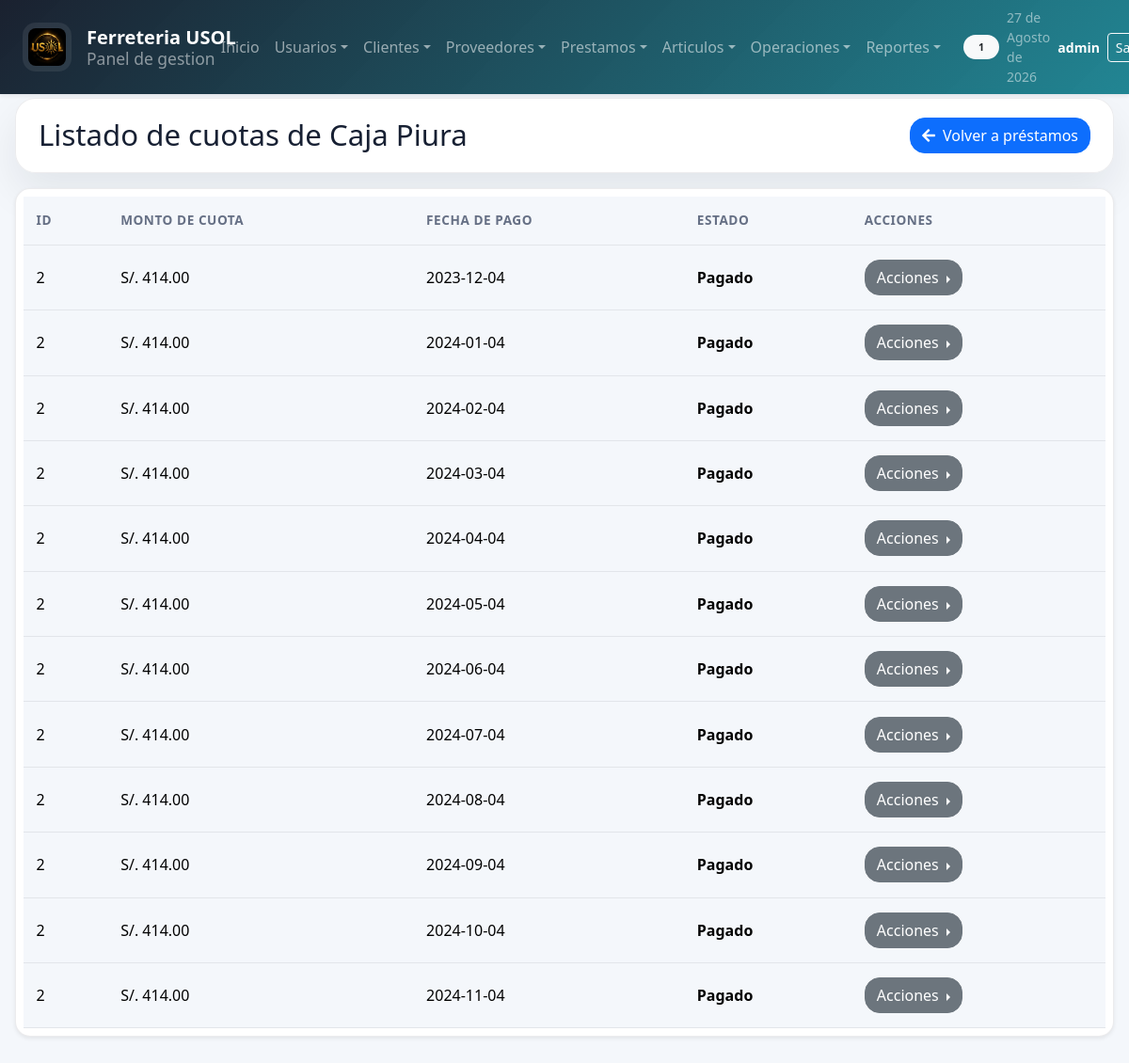
/sistema/prestamos/lista_cuotas.php?id=2 (signed in), run on the app's committed database.
### tables this page shows
CREATE TABLE `prestamos` (
  `idPrestamo` int(11) NOT NULL AUTO_INCREMENT,
  `nombre` varchar(50) NOT NULL,
  `monto` float(8,2) NOT NULL,
  `montoPagar` float(8,2) NOT NULL,
  `fechaPrestamo` date NOT NULL,
  `cuotas` int(11) NOT NULL,
  `montoCuota` float(8,2) NOT NULL,
  `fechaCuota` date NOT NULL,
  `estado` tinyint(1) NOT NULL,
  `descripcion` varchar(50) NOT NULL,
  `idEmpleado` int(11) NOT NULL,
  PRIMARY KEY (`idPrestamo`),
  KEY `fk_empleado_3` (`idEmpleado`),
  CONSTRAINT `fk_empleado_3` FOREIGN KEY (`idEmpleado`) REFERENCES `empleados` (`IdEmpleado`)
);

CREATE TABLE `cuotas` (
  `idCuota` int(11) NOT NULL AUTO_INCREMENT,
  `montoCuota` float(8,2) NOT NULL,
  `fechaCuota` date NOT NULL,
  `estado` tinyint(1) NOT NULL,
  `idPrestamo` int(11) NOT NULL,
  PRIMARY KEY (`idCuota`),
  KEY `fk_prestamo` (`idPrestamo`),
  CONSTRAINT `fk_prestamo` FOREIGN KEY (`idPrestamo`) REFERENCES `prestamos` (`idPrestamo`)
);

### sistema/prestamos/lista_cuotas.php (the view, shortened to what this page needs)
<?php
    include "../../conexion.php";
    if(!empty($_REQUEST['id'])){
        $idPrestamo = $_REQUEST['id'];
        $query = mysqli_query($conexionDB,"
            SELECT *
            FROM cuotas
            WHERE idPrestamo = $idPrestamo");
        $result = mysqli_num_rows($query);
        $queryPrestamo = mysqli_query($conexionDB,"
            SELECT *
            FROM prestamos
            WHERE idPrestamo = $idPrestamo");
        $dataPrestamo = mysqli_fetch_array($queryPrestamo);
        $nombrePrestamista = $dataPrestamo['nombre'];
    }
?>
<!DOCTYPE html>
<html lang="es">
<head>
    <?php include "../includes/scripts_2.php"; ?>
</head>
<body>
    <?php include "../includes/header_2.php"; ?>
    <section id="container">
        <div class="title_container">
            <h1>Listado de cuotas de <?php echo $nombrePrestamista; ?></h1>
            <a href="lista_prestamos.php" class="btn_new"><i class="fas fa-arrow-left"></i> Volver a préstamos</a>
        </div>
        <div class="containerTable">
            <table class="table table-hover">
                <thead>
                    <tr>
                        <th>Id</th>
                        <th>Monto de cuota</th>
                        <th>Fecha de pago</th>
                        <th>Estado</th>
                        <th>Acciones</th>
                    </tr>
                </thead>
                <tbody>
                    <?php
                    if($result > 0){
                        while($data = mysqli_fetch_array($query)){
                    ?>
                    <tr>
                        <td><?php echo $data['idPrestamo'] ?></td>
                        <td>S/. <?php echo $data['montoCuota']; ?></td>
                        <td><?php echo $data['fechaCuota']; ?></td>
                        <?php
                            $estado = $data['estado'];
                            if($estado){
                                ?>
                                <td class="pagado"><?php echo "Pagado"; ?></td>
                                <?php
                            }else{
                                ?>
                                <td class="pendiente"><?php echo "Pendiente"; ?></td>
                                <?php
                            }
                        ?>
                        <td>
                            <div class="btn-group dropend">
                                <button class="btn btn-secondary dropdown-toggle" type="button" data-bs-toggle="dropdown" aria-expanded="false">
                                    Acciones
                                </button>
                            </div>
                        </td>
                    </tr>
                    <?php
                        }
                    }
                    ?>
                </tbody>
            </table>
        </div>
    </section>
</body>
</html>

### sistema/css/style.css (style rules this page uses)
:root, [data-bs-theme=light] { --bs-primary: #0f7b8a; --bs-primary-rgb: 15, 123, 138; --bs-secondary: #475467; --bs-secondary-rgb: 71, 84, 103; --bs-success: #15803d; --bs-info: #0ea5e9; --bs-warning: #d97706; --bs-danger: #dc2626; --bs-dark: #111827; --bs-body-bg: #f4f7fb; --bs-body-color: #172033; --bs-border-color: rgba(15, 23, 42, 0.08); --bs-border-radius: 1rem; --bs-border-radius-lg: 1.35rem; --bs-box-shadow: 0 20px 45px rgba(15, 23, 42, 0.08); --app-surface: rgba(255, 255, 255, 0.96); --app-muted: #667085; }
* { box-sizing: border-box; }
html { scroll-behavior: smooth; }
body { min-height: 100vh; background: var(--bs-body-bg); color: var(--bs-body-color); font-family: "Segoe UI", Tahoma, Geneva, Verdana, sans-serif; }
a { text-decoration: none; }
#container { padding: 6.5rem 1rem 2rem; }
.title_container, .header_container, .info_caja, .chart-container, .divInfoSistema, .containerDataUser, .containerDataEmpresa, .data_delete { background: var(--app-surface); border: 1px solid var(--bs-border-color); border-radius: var(--bs-border-radius-lg); box-shadow: var(--bs-box-shadow); }
.title_container { padding: 1.25rem 1.5rem; margin-bottom: 1rem; }
.title_container h1, #container > h1 { margin: 0; font-size: clamp(1.5rem, 1.2rem + 1vw, 2.2rem); }
.containerTable { margin-bottom: 1.5rem; }
.containerTable table { min-width: 780px; }
.table > :not(caption) > * > * { padding: 0.95rem 0.85rem; }
.table thead th { color: var(--app-muted); font-size: 0.85rem; font-weight: 700; text-transform: uppercase; letter-spacing: 0.04em; }
.btn_new, .btn_pdf, .btn_excel, .btn_save, .btn_save_1, .link_delete_1 { display: inline-flex; align-items: center; justify-content: center; gap: 0.5rem; }
.pagado, .saldo, .pendiente, .anulado { font-weight: 700; }
.pagado { color: var(--bs-success); }

### data on the page
prestamos: nombre "Caja Piura"
cuotas: idPrestamo "2", montoCuota "414.00", fechaCuota "2023-12-04", estado "Pagado"
cuotas: idPrestamo "2", montoCuota "414.00", fechaCuota "2024-01-04", estado "Pagado"
cuotas: idPrestamo "2", montoCuota "414.00", fechaCuota "2024-02-04", estado "Pagado"
cuotas: idPrestamo "2", montoCuota "414.00", fechaCuota "2024-03-04", estado "Pagado"
cuotas: idPrestamo "2", montoCuota "414.00", fechaCuota "2024-04-04", estado "Pagado"
cuotas: idPrestamo "2", montoCuota "414.00", fechaCuota "2024-05-04", estado "Pagado"
cuotas: idPrestamo "2", montoCuota "414.00", fechaCuota "2024-06-04", estado "Pagado"
cuotas: idPrestamo "2", montoCuota "414.00", fechaCuota "2024-07-04", estado "Pagado"
cuotas: idPrestamo "2", montoCuota "414.00", fechaCuota "2024-08-04", estado "Pagado"
cuotas: idPrestamo "2", montoCuota "414.00", fechaCuota "2024-09-04", estado "Pagado"
cuotas: idPrestamo "2", montoCuota "414.00", fechaCuota "2024-10-04", estado "Pagado"
cuotas: idPrestamo "2", montoCuota "414.00", fechaCuota "2024-11-04", estado "Pagado"

### other printed values
$_SESSION['rol_name'] "1"
fechaC() "27 de Agosto de 2026"
$_SESSION['user'] "admin"
